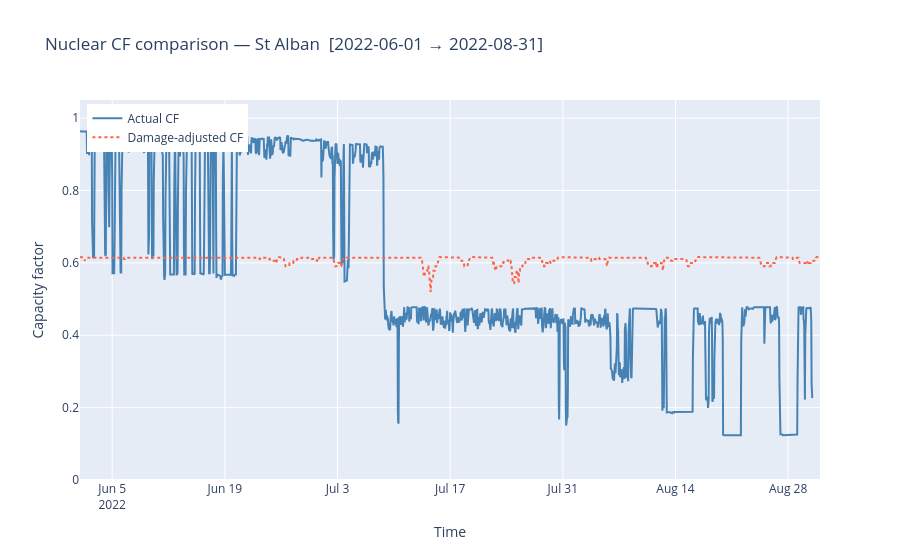

Here is the notebook cell this chart was saved with:
### Code cell
s2022 = next(s for s in scenarios if s["year"] == 2022)
fig = plot_plant_cf_comparison(
    "St Alban", ("2022-06-01", "2022-08-31"),
    s2022["damage_df"], s2022["cf_actual"], s2022["mapping"],
)
fig.show()

### Figure 1 — Plotly figure (JSON) as saved in the notebook; plotly's stock layout.template omitted (floating-point values rounded to 4 significant figures; data arrays with more than 128 entries replaced by an {"elided": "..."} marker saying what was removed)
{"data": [{"line": {"color": "steelblue"}, "name": "Actual CF", "type": "scatter", "x": {"elided": "2181 str values"}, "y": {"elided": "2181 float values"}}, {"line": {"color": "tomato", "dash": "dot"}, "name": "Damage-adjusted CF", "type": "scatter", "x": {"elided": "2208 str values"}, "y": {"elided": "2208 float values"}}], "layout": {"legend": {"x": 0.01, "y": 0.99}, "title": {"text": "Nuclear CF comparison — St Alban  [2022-06-01 → 2022-08-31]"}, "xaxis": {"title": {"text": "Time"}}, "yaxis": {"range": [0, 1.05], "title": {"text": "Capacity factor"}}}}
